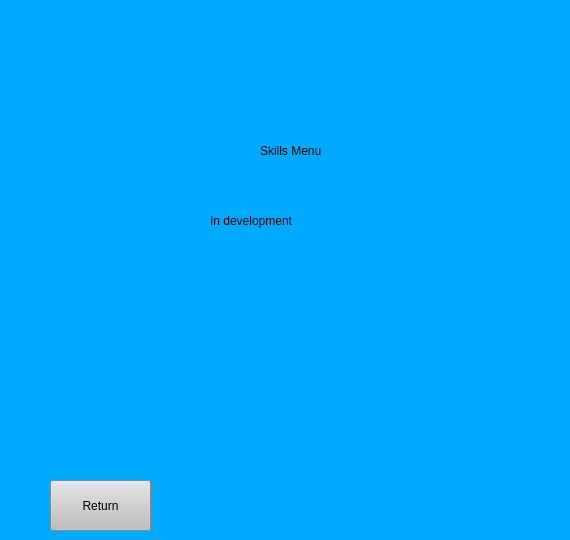
    <widget class="QWidget" name="Skills_Menu_Page">
     <property name="styleSheet">
      <string notr="true">background-color: rgb(0, 170, 255);</string>
     </property>
     <widget class="QLabel" name="label_22">
      <property name="geometry">
       <rect>
        <x>260</x>
        <y>130</y>
        <width>261</width>
        <height>41</height>
       </rect>
      </property>
      <property name="styleSheet">
       <string notr="true">font: 900 30pt &quot;Segoe UI&quot;;
color: rgb(0, 0, 0);
background-color: rgb(0, 170, 255);</string>
      </property>
      <property name="text">
       <string>Skills Menu</string>
      </property>
     </widget>
     <widget class="QLabel" name="label_21">
      <property name="geometry">
       <rect>
        <x>210</x>
        <y>200</y>
        <width>351</width>
        <height>41</height>
       </rect>
      </property>
      <property name="styleSheet">
       <string notr="true">font: 900 30pt &quot;Segoe UI&quot;;
color: rgb(0, 0, 0);
background-color: rgb(0, 170, 255);</string>
      </property>
      <property name="text">
       <string>In development</string>
      </property>
     </widget>
     <widget class="QPushButton" name="pushButton_32">
      <property name="geometry">
       <rect>
        <x>50</x>
        <y>480</y>
        <width>101</width>
        <height>51</height>
       </rect>
      </property>
      <property name="styleSheet">
       <string notr="true">background-color: rgb(190, 190, 190);
color: rgb(0, 0, 0);
font: 900 12pt &quot;Segoe UI&quot;;</string>
      </property>
      <property name="text">
       <string>Return</string>
      </property>
     </widget>
    </widget>
